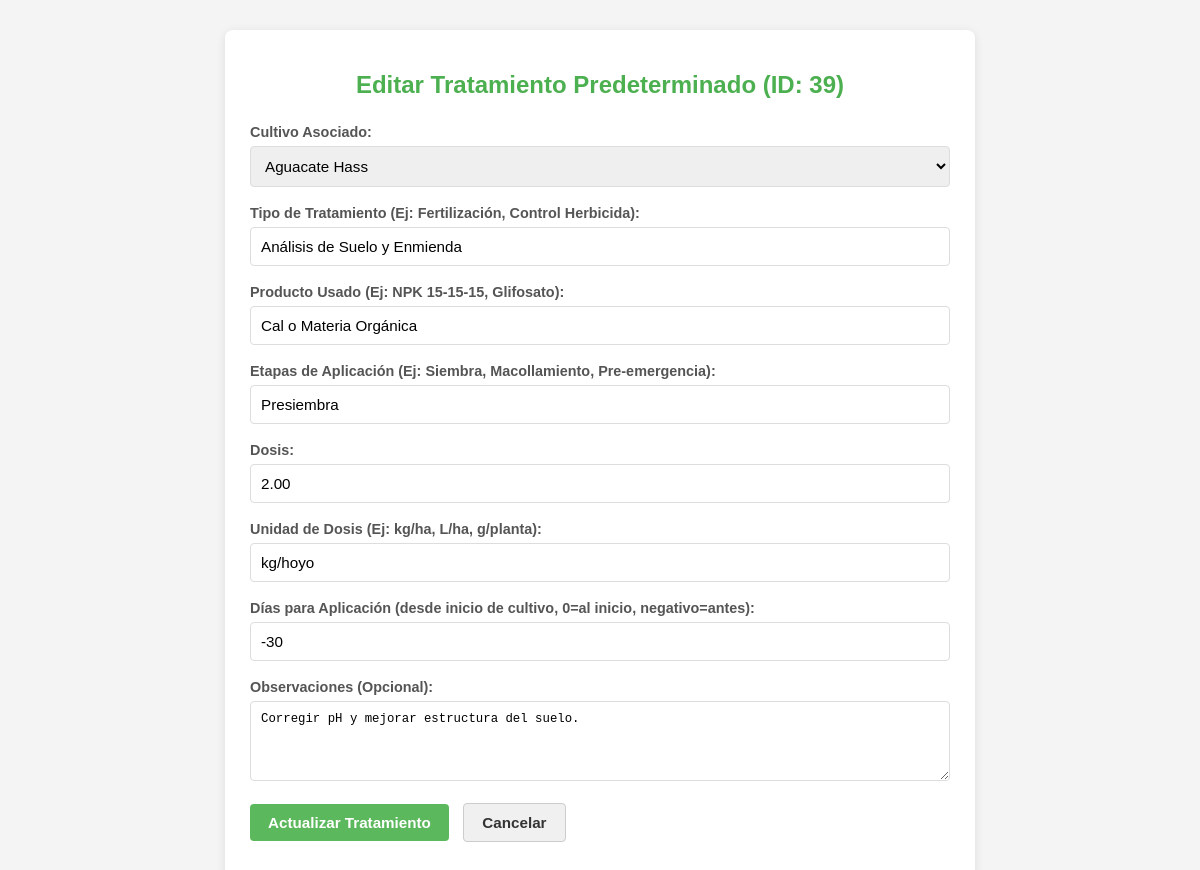
/php/admin/admin_edit_trat_pred.php?id=39 (signed in), run on the app's committed database.
### tables this page shows
CREATE TABLE `tratamientos_predeterminados` (
  `id_trat_pred` int(11) NOT NULL,
  `id_tipo_cultivo` int(11) NOT NULL,
  `tipo_tratamiento` varchar(50) NOT NULL,
  `producto_usado` varchar(50) NOT NULL,
  `etapas` varchar(100) NOT NULL,
  `dosis` decimal(8,2) NOT NULL,
  `unidad_dosis` varchar(20) DEFAULT 'kg/ha',
  `observaciones` varchar(100) DEFAULT NULL,
  `dias_despues_inicio_aplicacion` int(11) DEFAULT 0
);

CREATE TABLE `tipos_cultivo` (
  `id_tipo_cultivo` int(11) NOT NULL,
  `nombre_cultivo` varchar(50) NOT NULL,
  `tiempo_estimado_frutos` int(11) DEFAULT NULL
);

### php/admin/admin_edit_trat_pred.php (the view, shortened to what this page needs)
<?php
include '../conexion.php';
$trat_pred = [
    'id_trat_pred' => null,
    'id_tipo_cultivo' => '',
    'tipo_tratamiento' => '',
    'producto_usado' => '',
    'etapas' => '',
    'dosis' => '',
    'unidad_dosis' => 'kg/ha',
    'observaciones' => '',
    'dias_despues_inicio_aplicacion' => 0
];
$page_title = "Crear Nuevo Tratamiento Predeterminado";
$action_url = "admin_edit_trat_pred.php";
$tipos_cultivo_list = [];
if (isset($pdo)) {
    try {
        $stmt_tc = $pdo->query("SELECT id_tipo_cultivo, nombre_cultivo FROM tipos_cultivo ORDER BY nombre_cultivo ASC");
        $tipos_cultivo_list = $stmt_tc->fetchAll(PDO::FETCH_ASSOC);
    } catch (PDOException $e) {
        $mensaje_form = "Error al cargar tipos de cultivo: " . $e->getMessage();
    }
} else {
    $mensaje_form = "Error: Conexión a la base de datos no disponible.";
}
if (isset($_GET['id']) && is_numeric($_GET['id'])) {
    $id_a_editar = (int)$_GET['id'];
    $page_title = "Editar Tratamiento Predeterminado (ID: $id_a_editar)";
    $action_url = "admin_edit_trat_pred.php?id=$id_a_editar";
    if (isset($pdo)) {
        try {
            $stmt = $pdo->prepare("SELECT * FROM tratamientos_predeterminados WHERE id_trat_pred = :id");
            $stmt->bindParam(':id', $id_a_editar, PDO::PARAM_INT);
            $stmt->execute();
            $data = $stmt->fetch(PDO::FETCH_ASSOC);
            if ($data) {
                $trat_pred = $data;
            } else {
                $_SESSION['mensaje_error_trat_pred'] = "Tratamiento predeterminado no encontrado (ID: $id_a_editar).";
                header("Location: admin_manage_trat_pred.php");
                exit();
            }
        } catch (PDOException $e) {
            $mensaje_form = "Error al cargar el tratamiento: " . $e->getMessage();
        }
    }
}
?>
<!DOCTYPE html>
<html lang="es">
<head>
</head>
<body>
    <div class="container">
        <h1><?php echo htmlspecialchars($page_title); ?></h1>
        <form action="<?php echo htmlspecialchars($action_url); ?>" method="POST">
            <div class="form-group">
                <label for="id_tipo_cultivo">Cultivo Asociado:</label>
                <select name="id_tipo_cultivo" id="id_tipo_cultivo" required>
                    <?php foreach ($tipos_cultivo_list as $tc): ?>
                        <option value="<?php echo $tc['id_tipo_cultivo']; ?>" <?php echo ($trat_pred['id_tipo_cultivo'] == $tc['id_tipo_cultivo']) ? 'selected' : ''; ?>>
                            <?php echo htmlspecialchars($tc['nombre_cultivo']); ?>
                        </option>
                    <?php endforeach; ?>
                </select>
            </div>
            <div class="form-group">
                <label for="tipo_tratamiento">Tipo de Tratamiento (Ej: Fertilización, Control Herbicida):</label>
                <input type="text" name="tipo_tratamiento" id="tipo_tratamiento" value="<?php echo htmlspecialchars($trat_pred['tipo_tratamiento']); ?>" maxlength="50" required>
            </div>
            <div class="form-group">
                <label for="producto_usado">Producto Usado (Ej: NPK 15-15-15, Glifosato):</label>
                <input type="text" name="producto_usado" id="producto_usado" value="<?php echo htmlspecialchars($trat_pred['producto_usado']); ?>" maxlength="50" required>
            </div>
            <div class="form-group">
                <label for="etapas">Etapas de Aplicación (Ej: Siembra, Macollamiento, Pre-emergencia):</label>
                <input type="text" name="etapas" id="etapas" value="<?php echo htmlspecialchars($trat_pred['etapas']); ?>" maxlength="100" required>
            </div>
            <div class="form-group">
                <label for="dosis">Dosis:</label>
                <input type="number" name="dosis" id="dosis" value="<?php echo htmlspecialchars($trat_pred['dosis']); ?>" step="0.01" min="0.01" required>
            </div>
            <div class="form-group">
                <label for="unidad_dosis">Unidad de Dosis (Ej: kg/ha, L/ha, g/planta):</label>
                <input type="text" name="unidad_dosis" id="unidad_dosis" value="<?php echo htmlspecialchars($trat_pred['unidad_dosis']); ?>" maxlength="20" required>
            </div>
            <div class="form-group">
                <label for="dias_despues_inicio_aplicacion">Días para Aplicación (desde inicio de cultivo, 0=al inicio, negativo=antes):</label>
                <input type="number" name="dias_despues_inicio_aplicacion" id="dias_despues_inicio_aplicacion" value="<?php echo htmlspecialchars($trat_pred['dias_despues_inicio_aplicacion']); ?>" step="1" required>
            </div>
            <div class="form-group">
                <label for="observaciones">Observaciones (Opcional):</label>
                <textarea name="observaciones" id="observaciones" maxlength="100"><?php echo htmlspecialchars($trat_pred['observaciones']); ?></textarea>
            </div>
            <div class="form-group">
                <input type="submit" value="<?php echo $trat_pred['id_trat_pred'] ? 'Actualizar Tratamiento' : 'Crear Tratamiento'; ?>">
                <a href="admin_manage_trat_pred.php" class="btn-cancel">Cancelar</a>
            </div>
        </form>
    </div>
</body>
</html>

### php/admin/admin_edit_trat_pred.php (style rules this page uses)
body { font-family: Arial, sans-serif; margin: 0; padding: 0; background-color: #f4f4f4; color: #333; }
.container { width: 90%; max-width: 700px; margin: 30px auto; background: #fff; padding: 25px; box-shadow: 0 2px 10px rgba(0,0,0,0.1); border-radius: 8px; }
h1 { text-align: center; color: #4CAF50; margin-bottom: 25px; font-size: 1.5em; }
.form-group { margin-bottom: 18px; }
.form-group label { display: block; margin-bottom: 6px; color: #555; font-weight: bold; font-size: 0.9em; }
.form-group input[type="text"], .form-group input[type="number"], .form-group select, .form-group textarea { width: 100%; padding: 10px; border: 1px solid #ddd; border-radius: 4px; box-sizing: border-box; font-size: 0.95em; }
.form-group textarea { min-height: 80px; resize: vertical; }
.form-group input[type="submit"], .btn-cancel { padding: 10px 18px; border: none; border-radius: 4px; cursor: pointer; font-size: 0.95em; font-weight: bold; transition: background-color 0.3s ease; text-decoration: none; display: inline-block; text-align: center; }
.form-group input[type="submit"] { background-color: #5cb85c; color: white; margin-right: 10px; }
.btn-cancel { background-color: #f0f0f0; color: #333; border: 1px solid #ccc; }

### data on the page
tratamientos_predeterminados: id_tipo_cultivo "Aguacate Hass", tipo_tratamiento "Análisis de Suelo y Enmienda", producto_usado "Cal o Materia Orgánica", etapas "Presiembra", dosis "2.00", unidad_dosis "kg/hoyo", dias_despues_inicio_aplicacion "-30", observaciones "Corregir pH y mejorar estructura del suelo.", id_trat_pred "Actualizar Tratamiento"

### other printed values
$page_title "Editar Tratamiento Predeterminado (ID: 39)"
